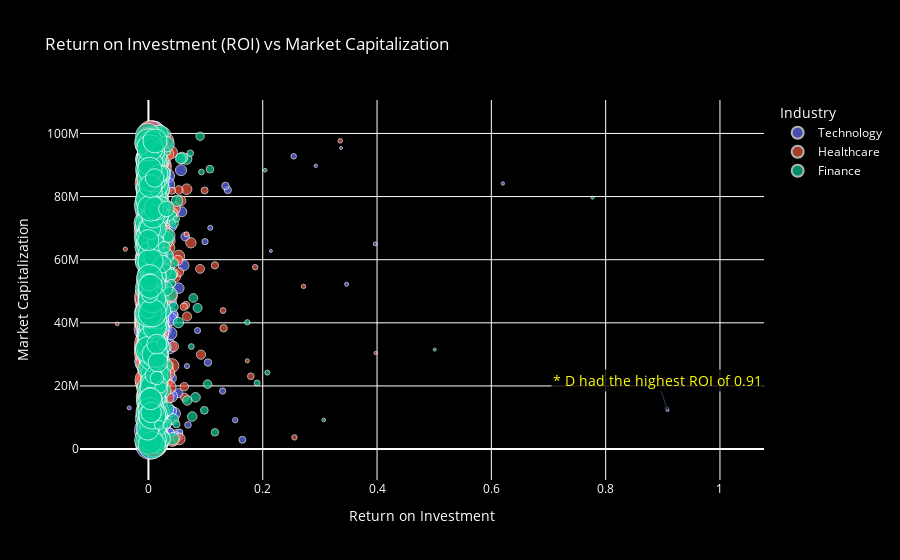

The notebook cell saved with this chart:
### Code cell
# Create a scatter plot of ROI vs MarketCap
fig = px.scatter(data, y='MarketCap', x='ROI', color='Industry', size='Assets',
                 title='Return on Investment (ROI) vs Market Capitalization',
                 labels={'MarketCap': 'Market Capitalization', 'ROI': 'Return on Investment'},
                 hover_data=['Company', 'Industry', 'Profit', 'Assets', 'ROI'])

# Customize the layout
fig.update_layout(
    plot_bgcolor='black',
    paper_bgcolor='black',
    font_color='white',
    title_font_color='white',
    xaxis_title_font_color='white',
    yaxis_title_font_color='white',
    legend_title_font_color='white',
    legend_font_color='white'
)

# Identify the company with the highest ROI
highest_roi_company = data.loc[data['ROI'].idxmax(), 'Company']
highest_roi_value = data.loc[data['ROI'].idxmax(), 'ROI']

# Add annotation for the company with the highest ROI
fig.add_annotation(
    x=highest_roi_value,
    y=data.loc[data['ROI'].idxmax(), 'MarketCap'],
    text=f"* {highest_roi_company} had the highest ROI of {highest_roi_value:.2f}",
    showarrow=True,
    arrowhead=1,
    font=dict(color='yellow', size=14),
    bgcolor='rgba(0, 0, 0, 0.8)'
)

# Display the interactive plot
fig.show()

### Figure 1 — Plotly figure (JSON) as saved in the notebook; plotly's stock layout.template omitted (floating-point values rounded to 4 significant figures; data arrays with more than 128 entries replaced by an {"elided": "..."} marker saying what was removed)
{"data": [{"customdata": {"elided": "330x4 mixed values"}, "hovertemplate": "Industry=%{customdata[1]}<br>Return on Investment=%{x}<br>Market Capitalization=%{y}<br>Assets=%{customdata[3]}<br>Company=%{customdata[0]}<br>Profit=%{customdata[2]}<extra></extra>", "legendgroup": "Technology", "marker": {"color": "#636efa", "size": {"elided": "330 int values"}, "sizemode": "area", "sizeref": 24970.0, "symbol": "circle"}, "mode": "markers", "name": "Technology", "orientation": "v", "showlegend": true, "type": "scatter", "x": {"elided": "330 float values"}, "xaxis": "x", "y": {"elided": "330 int values"}, "yaxis": "y"}, {"customdata": {"elided": "328x4 mixed values"}, "hovertemplate": "Industry=%{customdata[1]}<br>Return on Investment=%{x}<br>Market Capitalization=%{y}<br>Assets=%{customdata[3]}<br>Company=%{customdata[0]}<br>Profit=%{customdata[2]}<extra></extra>", "legendgroup": "Healthcare", "marker": {"color": "#EF553B", "size": {"elided": "328 int values"}, "sizemode": "area", "sizeref": 24970.0, "symbol": "circle"}, "mode": "markers", "name": "Healthcare", "orientation": "v", "showlegend": true, "type": "scatter", "x": {"elided": "328 float values"}, "xaxis": "x", "y": {"elided": "328 int values"}, "yaxis": "y"}, {"customdata": {"elided": "342x4 mixed values"}, "hovertemplate": "Industry=%{customdata[1]}<br>Return on Investment=%{x}<br>Market Capitalization=%{y}<br>Assets=%{customdata[3]}<br>Company=%{customdata[0]}<br>Profit=%{customdata[2]}<extra></extra>", "legendgroup": "Finance", "marker": {"color": "#00cc96", "size": {"elided": "342 int values"}, "sizemode": "area", "sizeref": 24970.0, "symbol": "circle"}, "mode": "markers", "name": "Finance", "orientation": "v", "showlegend": true, "type": "scatter", "x": {"elided": "342 float values"}, "xaxis": "x", "y": {"elided": "342 int values"}, "yaxis": "y"}], "layout": {"annotations": [{"arrowhead": 1, "bgcolor": "rgba(0, 0, 0, 0.8)", "font": {"color": "yellow", "size": 14}, "showarrow": true, "text": "* D had the highest ROI of 0.91", "x": 0.9082, "y": 12378097}], "font": {"color": "white"}, "legend": {"font": {"color": "white"}, "itemsizing": "constant", "title": {"font": {"color": "white"}, "text": "Industry"}, "tracegroupgap": 0}, "paper_bgcolor": "black", "plot_bgcolor": "black", "title": {"font": {"color": "white"}, "text": "Return on Investment (ROI) vs Market Capitalization"}, "xaxis": {"anchor": "y", "domain": [0, 1], "title": {"font": {"color": "white"}, "text": "Return on Investment"}}, "yaxis": {"anchor": "x", "domain": [0, 1], "title": {"font": {"color": "white"}, "text": "Market Capitalization"}}}}
